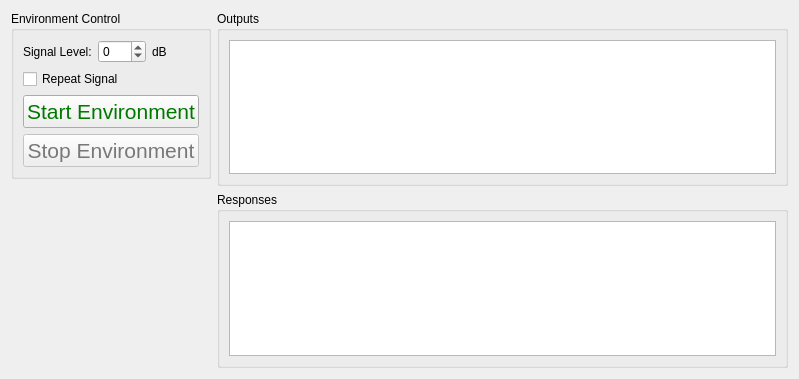
<?xml version="1.0" encoding="UTF-8"?>
<ui version="4.0">
 <class>Form</class>
 <widget class="QWidget" name="Form">
  <property name="geometry">
   <rect>
    <x>0</x>
    <y>0</y>
    <width>799</width>
    <height>379</height>
   </rect>
  </property>
  <property name="windowTitle">
   <string>Form</string>
  </property>
  <layout class="QHBoxLayout" name="horizontalLayout_4">
   <item>
    <layout class="QVBoxLayout" name="environment_control_layout">
     <item>
      <widget class="QGroupBox" name="environment_control_groupbox">
       <property name="sizePolicy">
        <sizepolicy hsizetype="Minimum" vsizetype="Minimum">
         <horstretch>0</horstretch>
         <verstretch>0</verstretch>
        </sizepolicy>
       </property>
       <property name="title">
        <string>Environment Control</string>
       </property>
       <layout class="QVBoxLayout" name="verticalLayout_2">
        <item>
         <layout class="QHBoxLayout" name="test_level_layout">
          <item>
           <widget class="QLabel" name="test_level_label">
            <property name="sizePolicy">
             <sizepolicy hsizetype="Minimum" vsizetype="Preferred">
              <horstretch>0</horstretch>
              <verstretch>0</verstretch>
             </sizepolicy>
            </property>
            <property name="text">
             <string>Signal Level:</string>
            </property>
           </widget>
          </item>
          <item>
           <widget class="QSpinBox" name="test_level_selector">
            <property name="keyboardTracking">
             <bool>false</bool>
            </property>
            <property name="minimum">
             <number>-60</number>
            </property>
            <property name="maximum">
             <number>18</number>
            </property>
           </widget>
          </item>
          <item>
           <widget class="QLabel" name="db_label">
            <property name="sizePolicy">
             <sizepolicy hsizetype="Minimum" vsizetype="Preferred">
              <horstretch>0</horstretch>
              <verstretch>0</verstretch>
             </sizepolicy>
            </property>
            <property name="text">
             <string>dB</string>
            </property>
           </widget>
          </item>
         </layout>
        </item>
        <item>
         <widget class="QCheckBox" name="repeat_signal_checkbox">
          <property name="text">
           <string>Repeat Signal</string>
          </property>
         </widget>
        </item>
        <item>
         <layout class="QVBoxLayout" name="button_layout">
          <item>
           <widget class="QPushButton" name="start_test_button">
            <property name="sizePolicy">
             <sizepolicy hsizetype="Minimum" vsizetype="Minimum">
              <horstretch>0</horstretch>
              <verstretch>0</verstretch>
             </sizepolicy>
            </property>
            <property name="palette">
             <palette>
              <active>
               <colorrole role="ButtonText">
                <brush brushstyle="SolidPattern">
                 <color alpha="255">
                  <red>0</red>
                  <green>120</green>
                  <blue>0</blue>
                 </color>
                </brush>
               </colorrole>
              </active>
              <inactive>
               <colorrole role="ButtonText">
                <brush brushstyle="SolidPattern">
                 <color alpha="255">
                  <red>0</red>
                  <green>120</green>
                  <blue>0</blue>
                 </color>
                </brush>
               </colorrole>
              </inactive>
              <disabled>
               <colorrole role="ButtonText">
                <brush brushstyle="SolidPattern">
                 <color alpha="255">
                  <red>120</red>
                  <green>120</green>
                  <blue>120</blue>
                 </color>
                </brush>
               </colorrole>
              </disabled>
             </palette>
            </property>
            <property name="font">
             <font>
              <pointsize>16</pointsize>
             </font>
            </property>
            <property name="text">
             <string>Start Environment</string>
            </property>
           </widget>
          </item>
          <item>
           <widget class="QPushButton" name="stop_test_button">
            <property name="enabled">
             <bool>false</bool>
            </property>
            <property name="sizePolicy">
             <sizepolicy hsizetype="Minimum" vsizetype="Minimum">
              <horstretch>0</horstretch>
              <verstretch>0</verstretch>
             </sizepolicy>
            </property>
            <property name="palette">
             <palette>
              <active>
               <colorrole role="ButtonText">
                <brush brushstyle="SolidPattern">
                 <color alpha="255">
                  <red>255</red>
                  <green>0</green>
                  <blue>0</blue>
                 </color>
                </brush>
               </colorrole>
              </active>
              <inactive>
               <colorrole role="ButtonText">
                <brush brushstyle="SolidPattern">
                 <color alpha="255">
                  <red>255</red>
                  <green>0</green>
                  <blue>0</blue>
                 </color>
                </brush>
               </colorrole>
              </inactive>
              <disabled>
               <colorrole role="ButtonText">
                <brush brushstyle="SolidPattern">
                 <color alpha="255">
                  <red>120</red>
                  <green>120</green>
                  <blue>120</blue>
                 </color>
                </brush>
               </colorrole>
              </disabled>
             </palette>
            </property>
            <property name="font">
             <font>
              <pointsize>16</pointsize>
             </font>
            </property>
            <property name="text">
             <string>Stop Environment</string>
            </property>
           </widget>
          </item>
         </layout>
        </item>
       </layout>
      </widget>
     </item>
     <item>
      <spacer name="environment_control_spacer">
       <property name="orientation">
        <enum>Qt::Vertical</enum>
       </property>
       <property name="sizeHint" stdset="0">
        <size>
         <width>20</width>
         <height>40</height>
        </size>
       </property>
      </spacer>
     </item>
    </layout>
   </item>
   <item>
    <layout class="QVBoxLayout" name="signal_layout">
     <item>
      <widget class="QGroupBox" name="output_signal_groupbox">
       <property name="sizePolicy">
        <sizepolicy hsizetype="Preferred" vsizetype="Expanding">
         <horstretch>0</horstretch>
         <verstretch>0</verstretch>
        </sizepolicy>
       </property>
       <property name="title">
        <string>Outputs</string>
       </property>
       <layout class="QHBoxLayout" name="horizontalLayout_3">
        <item>
         <widget class="PlotWidget" name="output_signal_plot"/>
        </item>
       </layout>
      </widget>
     </item>
     <item>
      <widget class="QGroupBox" name="response_signal_groupbox">
       <property name="sizePolicy">
        <sizepolicy hsizetype="Preferred" vsizetype="Expanding">
         <horstretch>0</horstretch>
         <verstretch>0</verstretch>
        </sizepolicy>
       </property>
       <property name="title">
        <string>Responses</string>
       </property>
       <layout class="QHBoxLayout" name="horizontalLayout_2">
        <item>
         <widget class="PlotWidget" name="response_signal_plot"/>
        </item>
       </layout>
      </widget>
     </item>
    </layout>
   </item>
  </layout>
 </widget>
 <customwidgets>
  <customwidget>
   <class>PlotWidget</class>
   <extends>QGraphicsView</extends>
   <header location="global">pyqtgraph</header>
  </customwidget>
 </customwidgets>
 <resources/>
 <connections/>
</ui>
